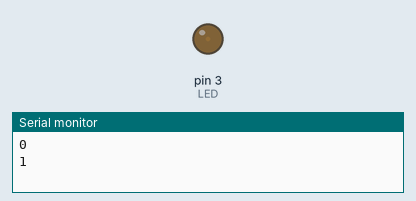
A sketch run on a simulated Arduino Uno, built with avr-gcc and run on an emulated ATmega328P. Shown: output pins drawn as LEDs (lit = HIGH), the last lines printed to the serial monitor.

Above: at 0.05 s.
At 2.35 s:
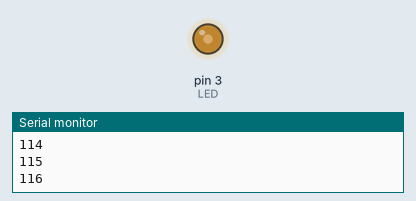
At 4.7 s:
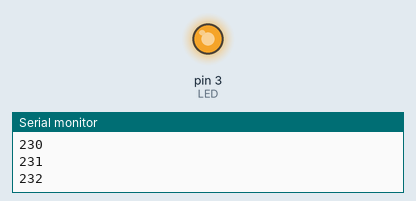
At 9.4 s:
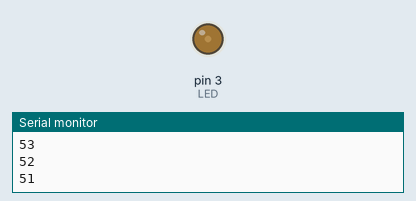
Timing chart, 0 to 14.9 s (numbered marks = the images above):
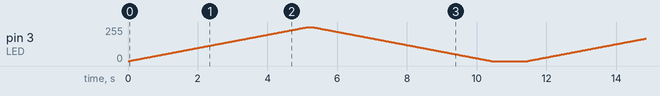

The sketch:

blinking.ino
```cpp
#define LED 3


void setup() {
  pinMode(LED, OUTPUT);
Serial.begin(9600);
}

void loop() {

  for (int i = 0; i <= 255; i++) {
    delay(10);
    analogWrite(LED, i);
    Serial.println(i);
    delay(10);

  }  delay(100);
int  i=0;
  for (int i = 255; i >= 0; i--) {
    delay(10);
    analogWrite(LED, i);
    Serial.println(i);
    delay(10);

  }
  delay(1000);
}
```
